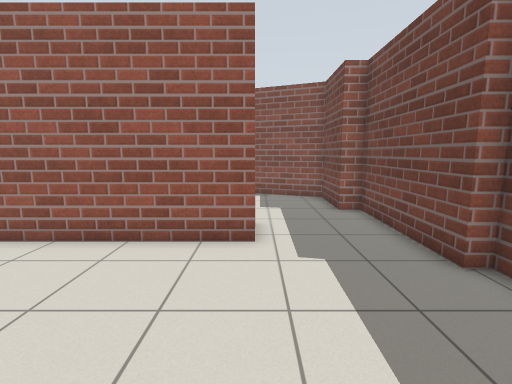
[1] (above)

16 first-person views from a walk through a Gazebo world. The camera is 1.2 m above the floor, tilts 8° down and sees 85° across. The floor is counted in squares, 0.5 m on a side. Each view is taken from the middle of a square. On the plan, view 1 faces up. The plan holds only what a view shows up to about 18 squares ahead; the rest is blank. Some stock models are drawn as simple stand-ins. Surface patterns are stand-ins for the level's own textures.

[2]
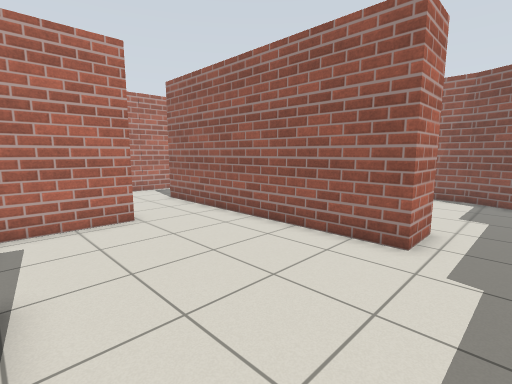

[3]
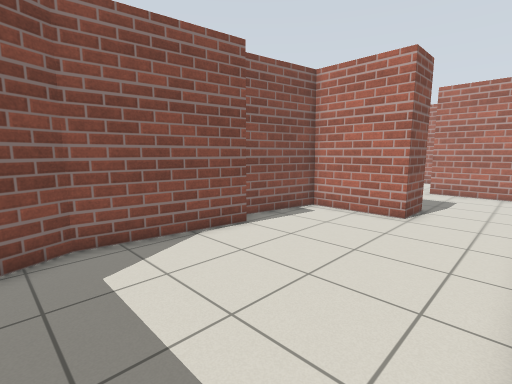

[4]
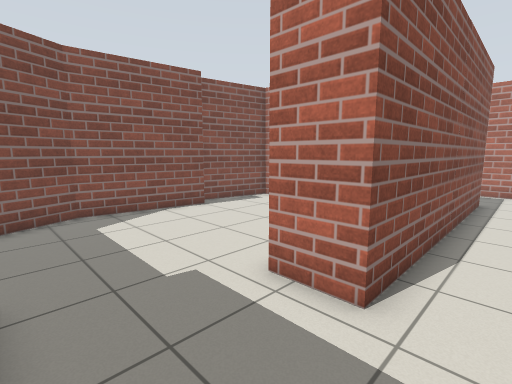

[5]
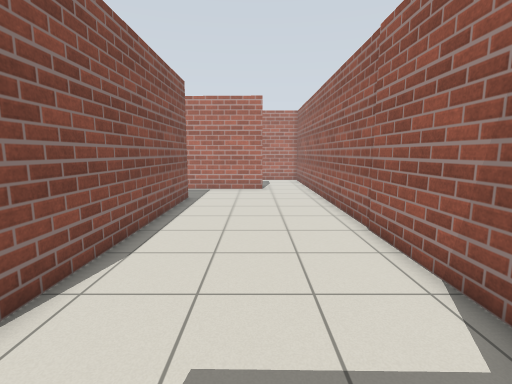

[6]
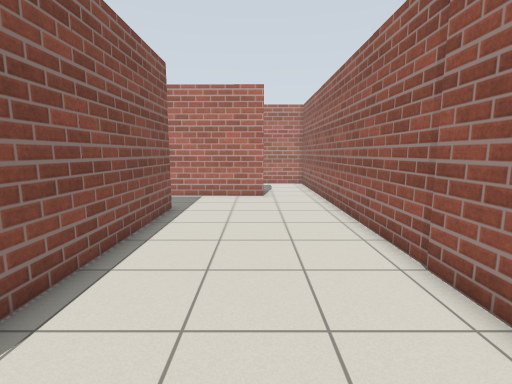

[7]
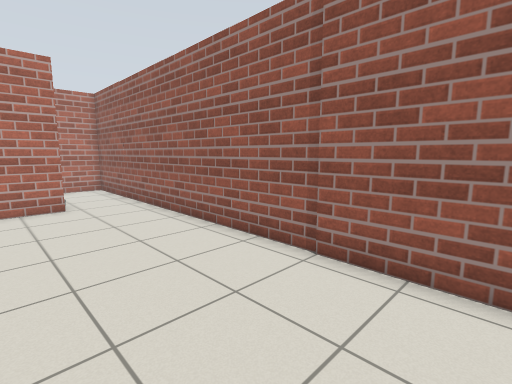

[8]
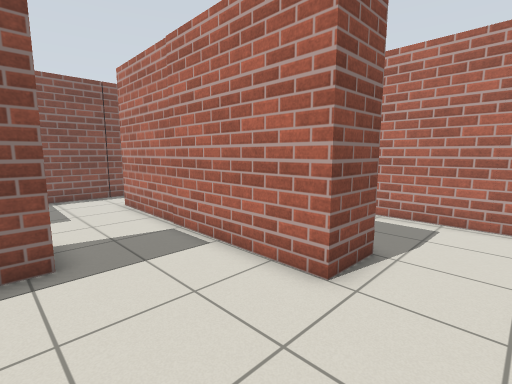

[9]
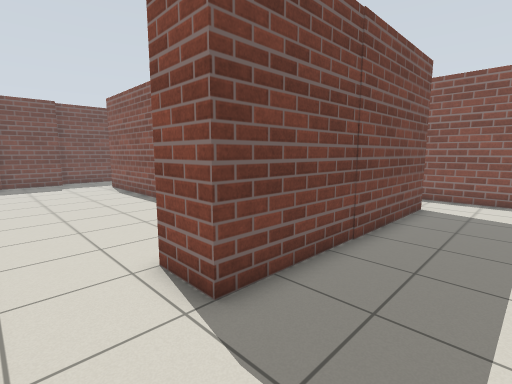

[10]
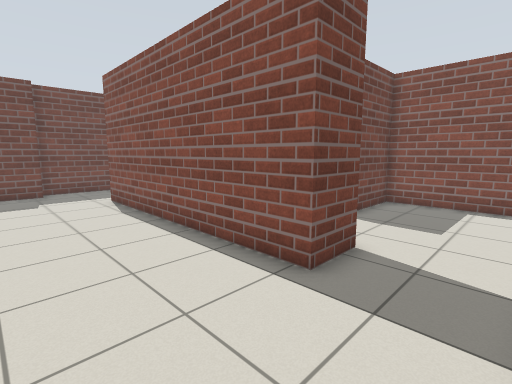

[11]
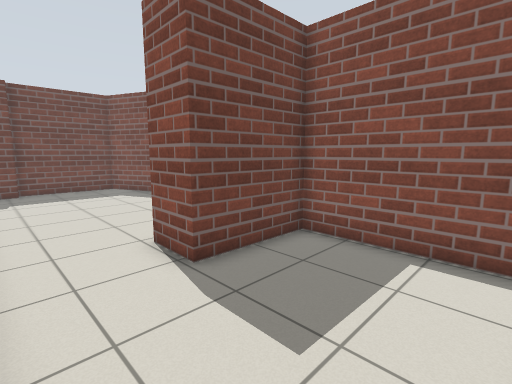

[12]
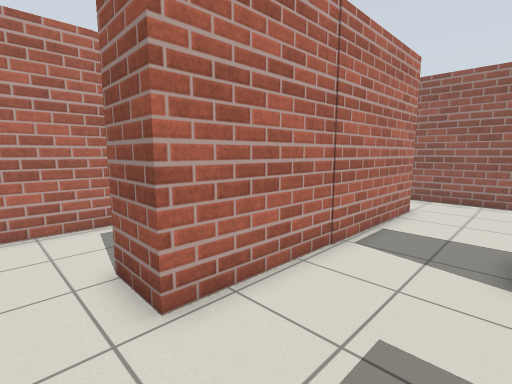

[13]
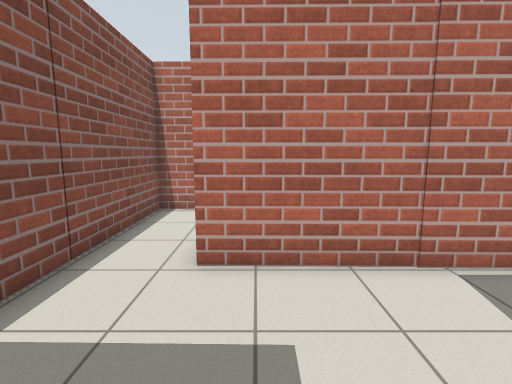

[14]
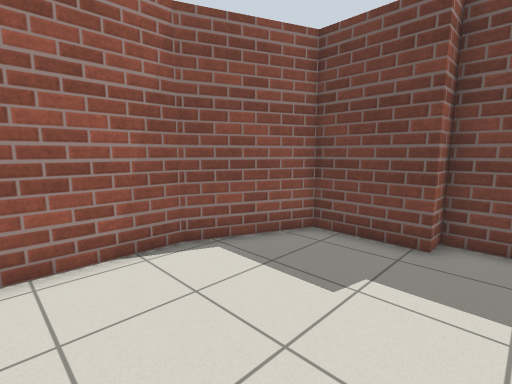

[15]
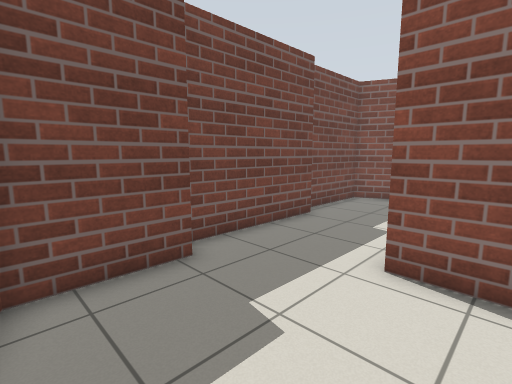

[16]
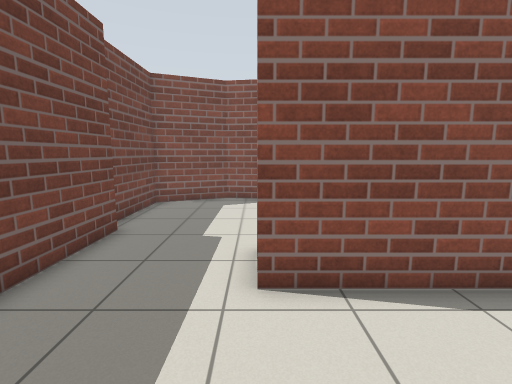

### Floor plan
Key: @ floor where view 1 was taken; . floor; B brick block.
Columns run from 22 left of view 1 to 5 right of it. Each row starts with its distance up from view 1.
 17 BBBBBBBBBBBBBBBBBBBBBBB
 16 B......................BB
 15 B........................BB
 14  .........................B
 13  ....BB...................B
 12 B....BB...................BB
 11  ....BB....................B
 10  ....BB....................B
  9  ....B ...BBBBBBBBBBBBB....B
  8  ....  ...BBBBBBBBBBBBB....B
  7  ....BB....................B
  6  ....BB....................B
  5  ....BB....................B
  4 B....BB......BB............B
  3 B....BB.....B B............B
  2 B...........B B............B
  1 B...........B B............B
  0 BBBBBBBBBBBBB B....BB.@..BBB
 -1                BBBB  BBBB

Where each view was taken, in squares from view 1:
view 1: 0 up, 0 right, facing up
view 2: 0 up, 2 right, facing up-left
view 3: 7 up, 3 right, facing down-left
view 4: 11 up, 4 right, facing down-left
view 5: 13 up, 3 right, facing left
view 6: 13 up, 0 right, facing left
view 7: 11 up, 2 left, facing up-left
view 8: 16 up, 11 left, facing down-left
view 9: 16 up, 21 left, facing down-right
view 10: 14 up, 15 left, facing down-right
view 11: 7 up, 15 left, facing down-right
view 12: 1 up, 12 left, facing up-left
view 13: 4 up, 10 left, facing left
view 14: 10 up, 4 left, facing up-right
view 15: 15 up, 2 left, facing down-right
view 16: 14 up, 0 right, facing down
